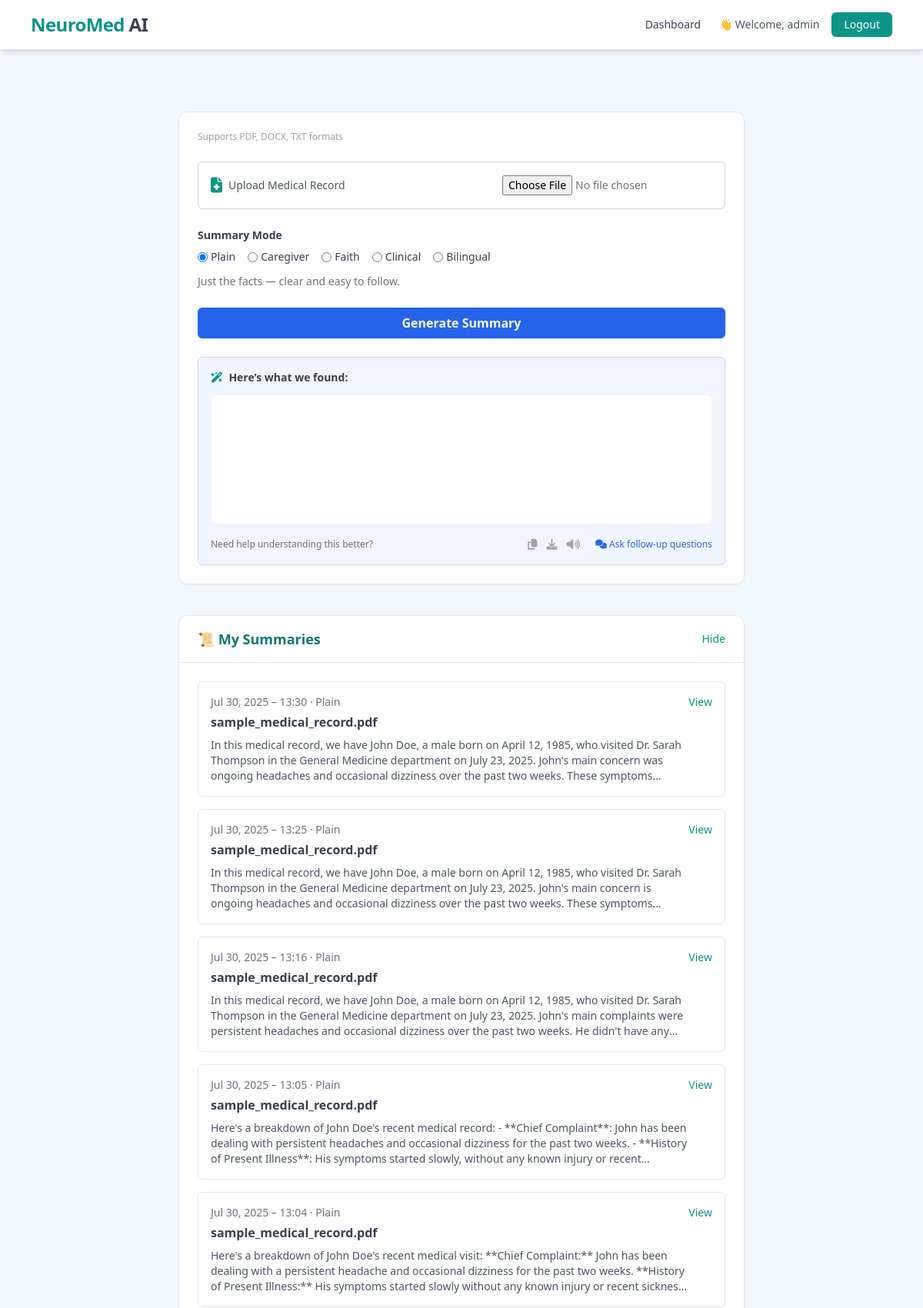
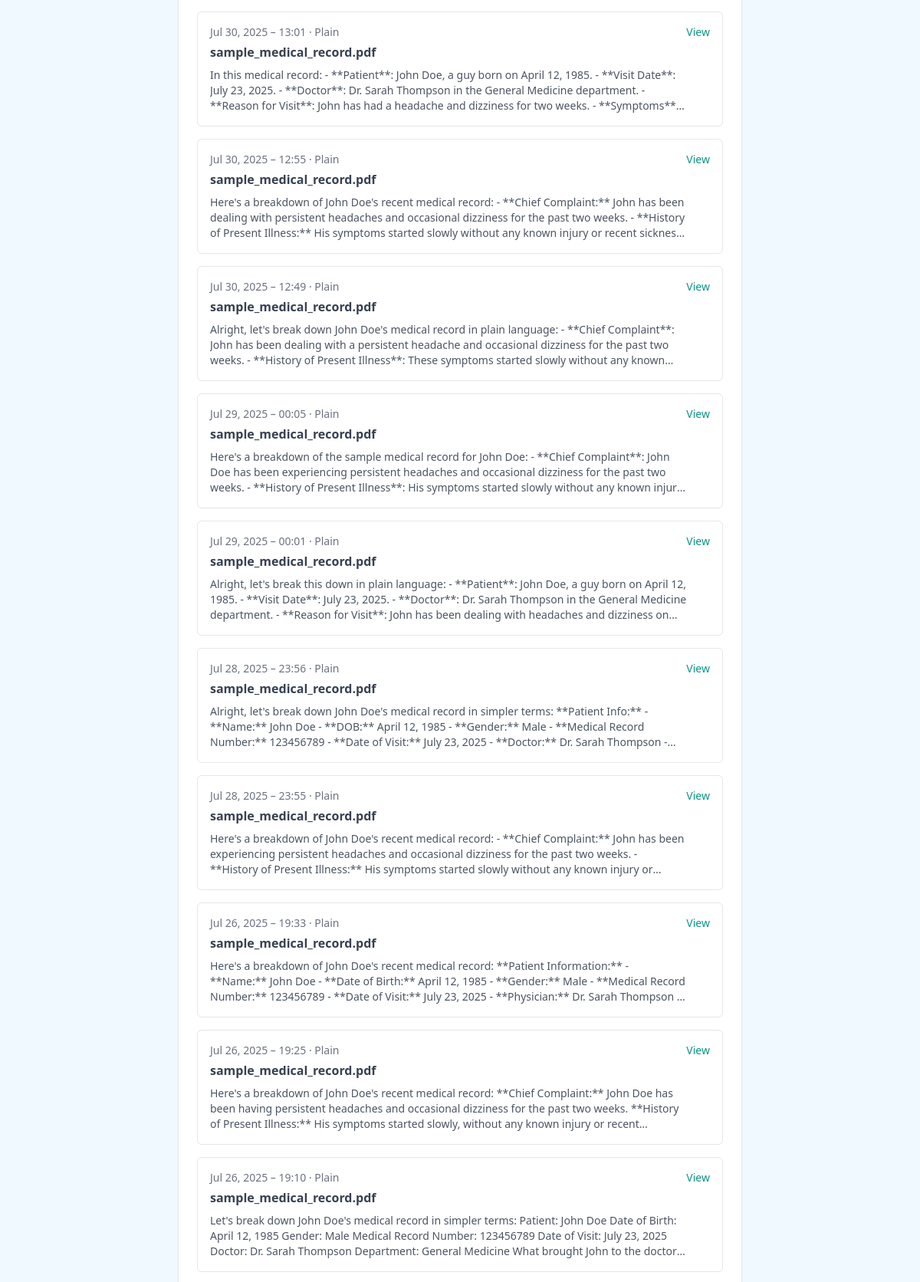
Page /dashboard/ (signed in, upper part) on the committed database (2 pictures, top to bottom).
### myApp/models.py (models this page shows)
class MedicalSummary(models.Model):
    user = models.ForeignKey(User, on_delete=models.CASCADE, related_name="summaries")
    uploaded_filename = models.CharField(max_length=255)
    tone = models.CharField(max_length=50)
    raw_text = models.TextField()
    summary = models.TextField()
    created_at = models.DateTimeField(auto_now_add=True)
    class Meta:
        ordering = ['-created_at']

### myApp/views.py (the view)
# urls.py: path('dashboard/', views.dashboard, name='dashboard'),
@login_required
def dashboard(request):
    summaries = request.user.summaries.all()  # via related_name
    return render(request, "dashboard.html", {"summaries": summaries})

### myApp/templates/dashboard.html (shortened to what this page needs)
{% load static %}
{% load widget_tweaks %}
<!DOCTYPE html>
<html lang="en">
<head>
  <script src="https://cdn.tailwindcss.com"></script>
  <link rel="stylesheet" href="https://cdnjs.cloudflare.com/ajax/libs/font-awesome/6.4.2/css/all.min.css">
</head>
<body class="bg-sky-50 min-h-screen text-gray-800 font-sans">
  {% include "partials/header.html" %}
  <main class="max-w-3xl mx-auto px-4 py-10 space-y-10">
    {% include "partials/_summary_form.html" %}
    <section x-data="{ open: true }" class="bg-white rounded-xl shadow-sm border">
      <div class="flex items-center justify-between px-6 py-4 border-b">
        <h2 class="text-lg font-bold text-teal-700">📜 My Summaries</h2>
        <button
          @click="open = !open"
          class="text-sm text-teal-600 hover:underline"
        >
          <span x-text="open ? 'Hide' : 'Show'"></span>
        </button>
      </div>
      <div x-show="open" x-transition class="p-6">
        {% if summaries %}
          <ul class="space-y-4">
            {% for item in summaries %}
              <li class="border border-gray-200 rounded-md p-4">
                <div class="flex justify-between items-start">
                  <div>
                    <p class="text-sm text-gray-500">{{ item.created_at|date:"M d, Y – H:i" }} · {{ item.tone }}</p>
                    <p class="font-semibold text-gray-700 mt-1">{{ item.uploaded_filename }}</p>
                    <p class="text-sm text-gray-600 mt-2 line-clamp-3">{{ item.summary|truncatewords:50 }}</p>
                  </div>
                  <button
                    class="text-sm text-teal-600 hover:underline open-summary-modal"
                    data-summary="{{ item.summary|escapejs }}"
                  >
                    View
                  </button>
                </div>
              </li>
            {% endfor %}
          </ul>
        {% else %}
          <p class="text-sm text-gray-500 italic">No summaries yet.</p>
        {% endif %}
      </div>
    </section>
  </main>
</body>
</html>

### myApp/templates/partials/header.html (shortened to what this page needs)
<header class="bg-white border-b shadow-md sticky top-0 z-50">
    <div class="max-w-6xl mx-auto px-4 py-4 flex justify-between items-center">
      <a href="/" class="text-2xl font-extrabold text-teal-600 tracking-tight hover:drop-shadow-sm transition">
        NeuroMed<span class="text-gray-700"> AI</span>
      </a>
      {% if request.user.is_authenticated %}
      <div class="flex items-center gap-6 text-sm text-gray-700">
        <nav class="space-x-5">
          <a href="/dashboard/" class="hover:text-teal-600 hover:underline underline-offset-4 transition">Dashboard</a>
        </nav>
        <div class="flex items-center gap-4">
          <span class="font-medium text-gray-600">👋 Welcome, {{ request.user.first_name|default:request.user.username }}</span>
          <form method="POST" action="{% url 'logout' %}">
            <button
              type="submit"
              class="bg-teal-600 hover:bg-teal-700 text-white px-4 py-1.5 rounded-md text-sm font-medium transition shadow"
            >
              Logout
            </button>
          </form>
        </div>
      </div>
      {% endif %}
    </div>
  </header>

### myApp/templates/partials/_summary_form.html (shortened to what this page needs)
<section class="bg-white p-6 rounded-xl border shadow-sm space-y-6">
    <p class="text-xs text-gray-400 pl-0">Supports PDF, DOCX, TXT formats</p>
    <div class="flex items-center justify-between border border-gray-300 rounded-md p-4">
      <div class="flex items-center gap-2">
        <i class="fa-solid fa-file-medical text-xl text-teal-600"></i>
        <span class="text-sm font-medium text-gray-600">Upload Medical Record</span>
      </div>
      <input type="file" class="text-sm text-gray-500" accept=".pdf,.docx,.txt" />
    </div>
    <div x-data="{ tone: 'Plain' }">
      <label class="block text-sm font-semibold text-gray-700 mb-2">Summary Mode</label>
      <div class="flex flex-wrap gap-4 text-sm text-gray-700">
        <label class="flex items-center gap-1"><input type="radio" name="tone" value="Plain" x-model="tone"> Plain</label>
        <label class="flex items-center gap-1"><input type="radio" name="tone" value="Caregiver" x-model="tone"> Caregiver</label>
        <label class="flex items-center gap-1"><input type="radio" name="tone" value="Faith" x-model="tone"> Faith</label>
        <label class="flex items-center gap-1"><input type="radio" name="tone" value="Clinical" x-model="tone"> Clinical</label>
        <label class="flex items-center gap-1"><input type="radio" name="tone" value="Bilingual" x-model="tone"> Bilingual</label>
      </div>
      <div class="mt-3 text-sm text-gray-500">
        <template x-if="tone === 'Plain'"><p>Just the facts — clear and easy to follow.</p></template>
      </div>
    </div>
    <div class="text-center">
      <button onclick="generateSummary()" class="w-full bg-blue-600 hover:bg-blue-700 text-white font-semibold py-2 rounded-md shadow">
        Generate Summary
      </button>
    </div>
<div class="relative bg-blue-50 border border-blue-200 rounded-md p-4 space-y-3">
    <p class="text-sm text-gray-700 font-semibold">
  <i class="fa-solid fa-wand-magic-sparkles text-teal-600 mr-1"></i>
  Here’s what we found:
</p>
    <div class="bg-white rounded-md border border-gray-100 p-3 max-h-48 overflow-y-auto">
      <textarea
        id="summaryOutput"
        readonly
        rows="6"
        class="w-full resize-none border-none bg-transparent text-sm text-gray-800 font-medium leading-relaxed focus:outline-none"
      ></textarea>
    </div>
    <div class="flex flex-wrap justify-between items-center gap-3 text-sm pt-1">
      <div class="text-xs text-gray-500">Need help understanding this better?</div>
      <div class="flex items-center gap-3 text-gray-400">
        <button id="copyBtn" title="Copy to clipboard">
          <i class="fa-solid fa-copy"></i>
        </button>
        <button id="downloadBtn" title="Download as text">
          <i class="fa-solid fa-download"></i>
        </button>
        <button id="audioBtn" title="Play Audio">
          <i class="fa-solid fa-volume-up"></i>
        </button>
        <button onclick="toggleSuggestions()" class="text-xs text-blue-600 hover:underline ml-2">
          <i class="fa-solid fa-comments"></i> Ask follow-up questions
        </button>
      </div>
    </div>
  </div>
  </section>

### rows in the picture
MedicalSummary: created_at "Jul 30, 2025 – 13:30", tone "Plain", uploaded_filename "sample_medical_record.pdf", summary "In this medical record, we have John Doe, a male born on April 12, 1985, who visited Dr. Sarah Thompson in the General Medicine department on July 23, 2025. John's main concern was ongoing headaches and occasional dizziness over the past two weeks. These…"
MedicalSummary: created_at "Jul 30, 2025 – 13:25", tone "Plain", uploaded_filename "sample_medical_record.pdf", summary "In this medical record, we have John Doe, a male born on April 12, 1985, who visited Dr. Sarah Thompson in the General Medicine department on July 23, 2025. John's main concern is ongoing headaches and occasional dizziness over the past two weeks. These…"
MedicalSummary: created_at "Jul 30, 2025 – 13:16", tone "Plain", uploaded_filename "sample_medical_record.pdf", summary "In this medical record, we have John Doe, a male born on April 12, 1985, who visited Dr. Sarah Thompson in the General Medicine department on July 23, 2025. John's main complaints were persistent headaches and occasional dizziness over the past two weeks. He didn't have…"
MedicalSummary: created_at "Jul 30, 2025 – 13:05", tone "Plain", uploaded_filename "sample_medical_record.pdf", summary "Here's a breakdown of John Doe's recent medical record: - **Chief Complaint**: John has been dealing with persistent headaches and occasional dizziness for the past two weeks. - **History of Present Illness**: His symptoms started slowly, without any known injury or…"
MedicalSummary: created_at "Jul 30, 2025 – 13:04", tone "Plain", uploaded_filename "sample_medical_record.pdf", summary "Here's a breakdown of John Doe's recent medical visit: **Chief Complaint:** John has been dealing with a persistent headache and occasional dizziness for the past two weeks. **History of Present Illness:** His symptoms started slowly without any known injury or recent…"
MedicalSummary: created_at "Jul 30, 2025 – 13:01", tone "Plain", uploaded_filename "sample_medical_record.pdf", summary "In this medical record: - **Patient**: John Doe, a guy born on April 12, 1985. - **Visit Date**: July 23, 2025. - **Doctor**: Dr. Sarah Thompson in the General Medicine department. - **Reason for Visit**: John has had a headache and dizziness for two weeks. -…"
MedicalSummary: created_at "Jul 30, 2025 – 12:55", tone "Plain", uploaded_filename "sample_medical_record.pdf", summary "Here's a breakdown of John Doe's recent medical record: - **Chief Complaint:** John has been dealing with persistent headaches and occasional dizziness for the past two weeks. - **History of Present Illness:** His symptoms started slowly without any known injury or recent…"
MedicalSummary: created_at "Jul 30, 2025 – 12:49", tone "Plain", uploaded_filename "sample_medical_record.pdf", summary "Alright, let's break down John Doe's medical record in plain language: - **Chief Complaint**: John has been dealing with a persistent headache and occasional dizziness for the past two weeks. - **History of Present Illness**: These symptoms started slowly without any…"
MedicalSummary: created_at "Jul 29, 2025 – 00:05", tone "Plain", uploaded_filename "sample_medical_record.pdf", summary "Here's a breakdown of the sample medical record for John Doe: - **Chief Complaint**: John Doe has been experiencing persistent headaches and occasional dizziness for the past two weeks. - **History of Present Illness**: His symptoms started slowly without any known…"
MedicalSummary: created_at "Jul 29, 2025 – 00:01", tone "Plain", uploaded_filename "sample_medical_record.pdf", summary "Alright, let's break this down in plain language: - **Patient**: John Doe, a guy born on April 12, 1985. - **Visit Date**: July 23, 2025. - **Doctor**: Dr. Sarah Thompson in the General Medicine department. - **Reason for Visit**: John has been dealing with headaches and dizziness…"
MedicalSummary: created_at "Jul 28, 2025 – 23:56", tone "Plain", uploaded_filename "sample_medical_record.pdf", summary "Alright, let's break down John Doe's medical record in simpler terms: **Patient Info:** - **Name:** John Doe - **DOB:** April 12, 1985 - **Gender:** Male - **Medical Record Number:** 123456789 - **Date of Visit:** July 23, 2025 - **Doctor:** Dr. Sarah Thompson…"
MedicalSummary: created_at "Jul 28, 2025 – 23:55", tone "Plain", uploaded_filename "sample_medical_record.pdf", summary "Here's a breakdown of John Doe's recent medical record: - **Chief Complaint:** John has been experiencing persistent headaches and occasional dizziness for the past two weeks. - **History of Present Illness:** His symptoms started slowly without any known injury…"
MedicalSummary: created_at "Jul 26, 2025 – 19:33", tone "Plain", uploaded_filename "sample_medical_record.pdf", summary "Here's a breakdown of John Doe's recent medical record: **Patient Information:** - **Name:** John Doe - **Date of Birth:** April 12, 1985 - **Gender:** Male - **Medical Record Number:** 123456789 - **Date of Visit:** July 23, 2025 - **Physician:** Dr. Sarah Thompson…"
MedicalSummary: created_at "Jul 26, 2025 – 19:25", tone "Plain", uploaded_filename "sample_medical_record.pdf", summary "Here's a breakdown of John Doe's recent medical record: **Chief Complaint:** John Doe has been having persistent headaches and occasional dizziness for the past two weeks. **History of Present Illness:** His symptoms started slowly, without any known injury or…"
MedicalSummary: created_at "Jul 26, 2025 – 19:10", tone "Plain", uploaded_filename "sample_medical_record.pdf", summary "Let's break down John Doe's medical record in simpler terms: Patient: John Doe Date of Birth: April 12, 1985 Gender: Male Medical Record Number: 123456789 Date of Visit: July 23, 2025 Doctor: Dr. Sarah Thompson Department: General Medicine What brought John to the…"

### other values in the picture
{{ request.user.first_name|default:request.user.username }} "admin"
